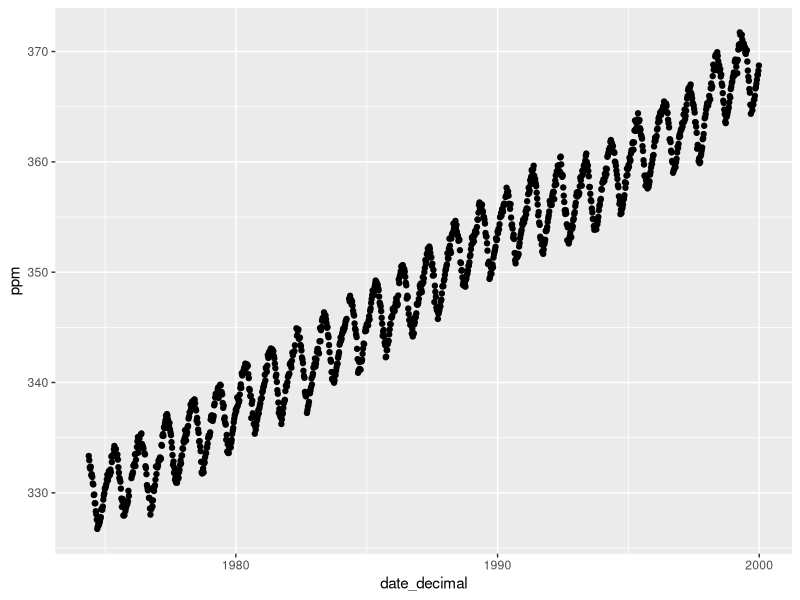
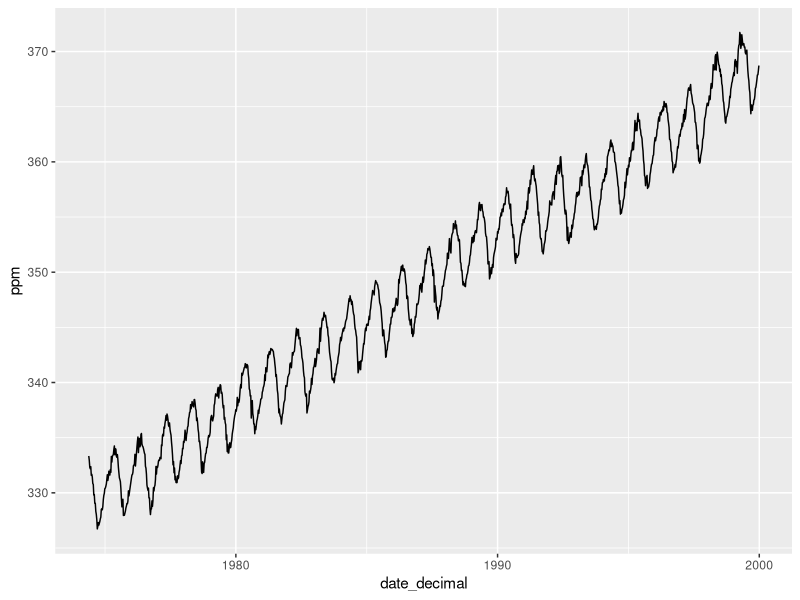
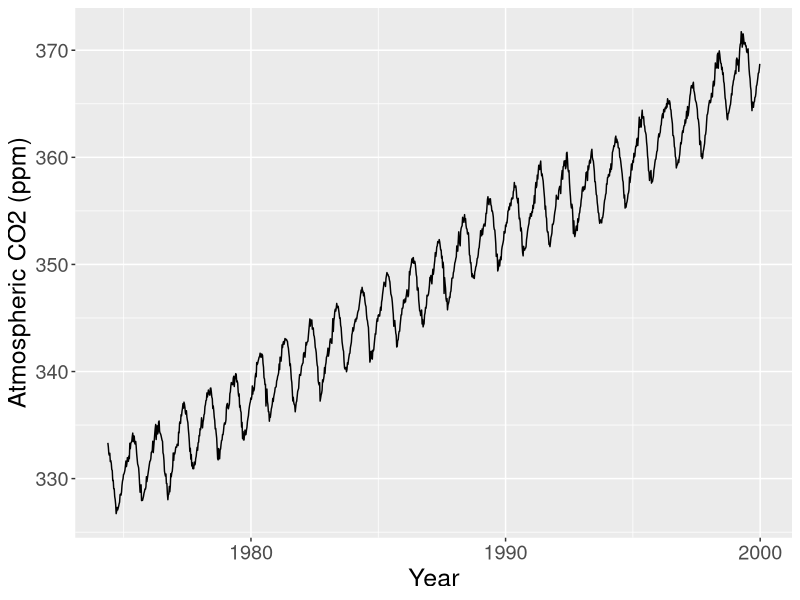
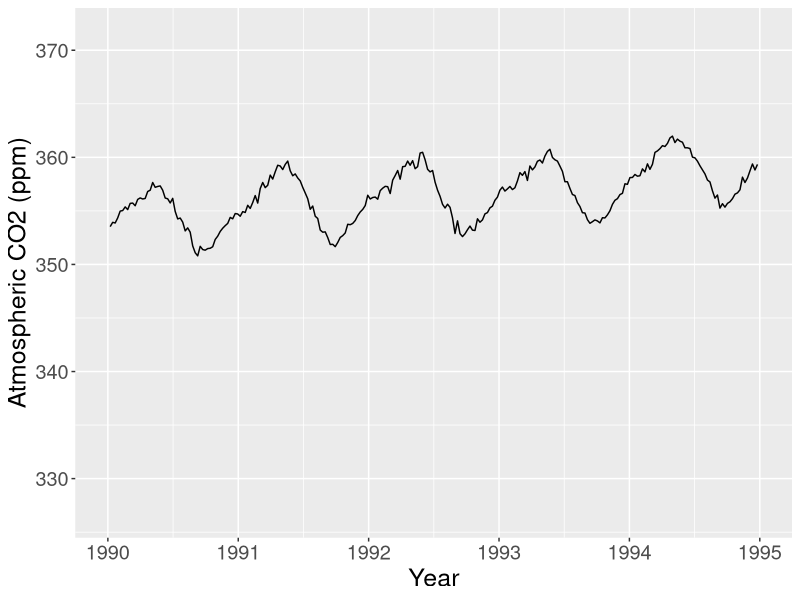
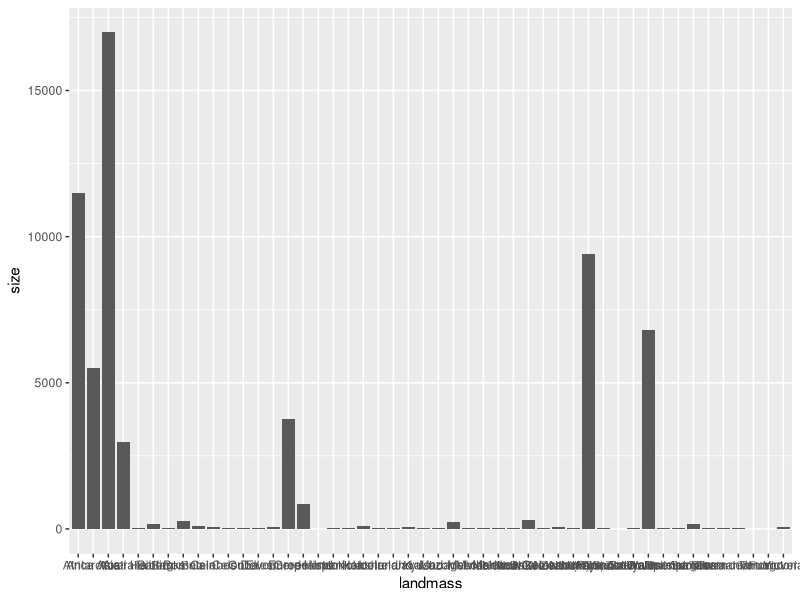
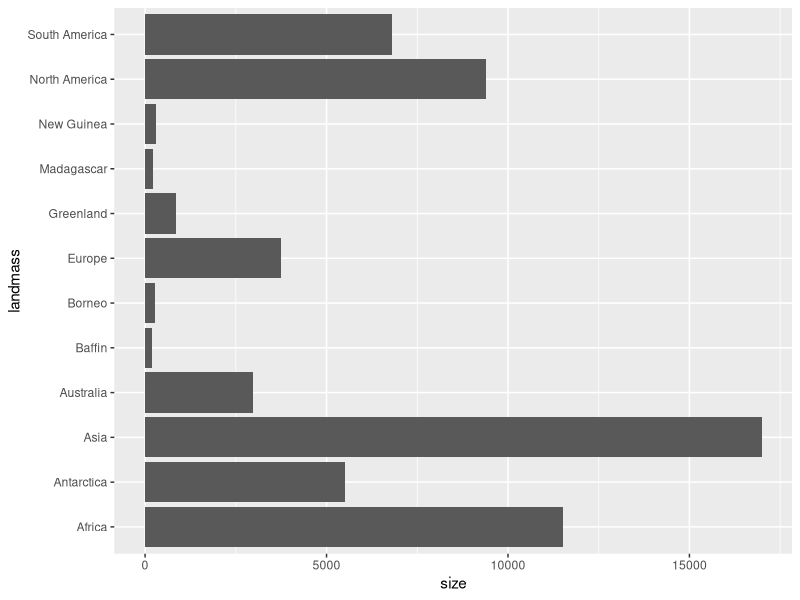
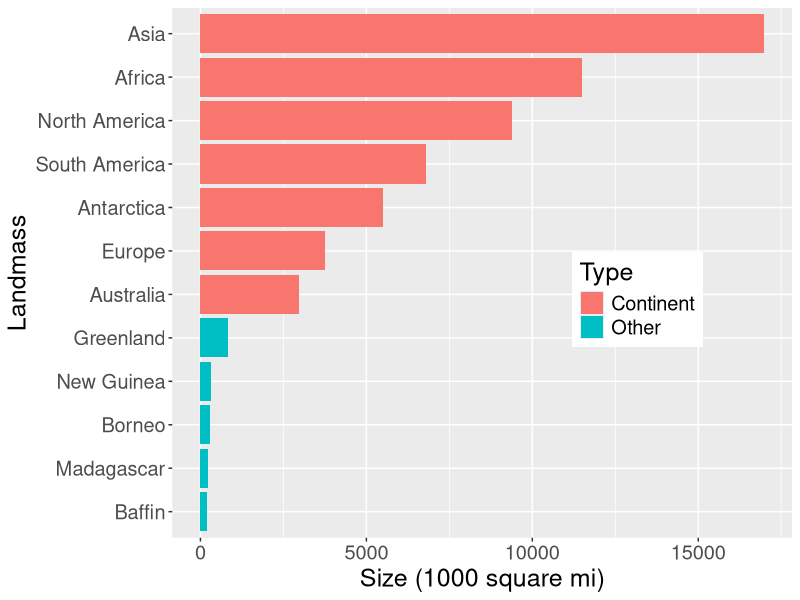
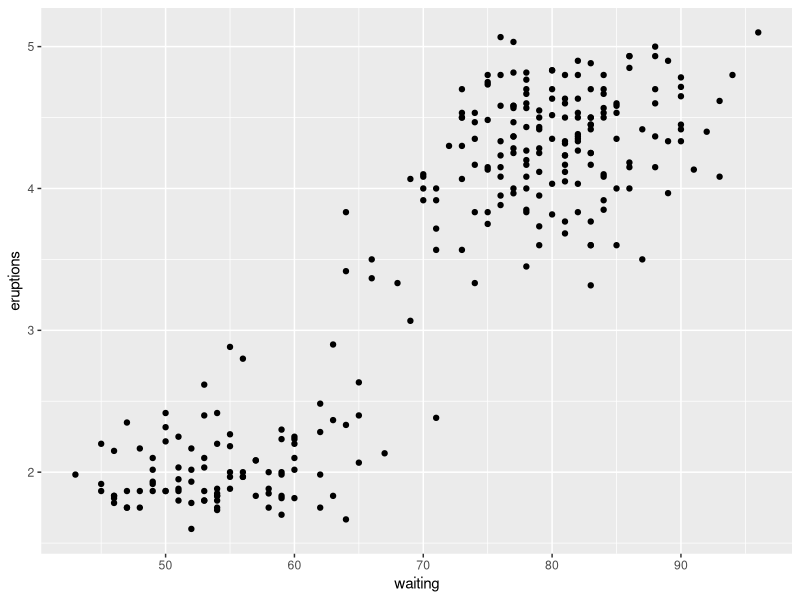

These charts were generated, in order, by the following R code:
## ---- chunk 1
library(tidyverse)
## ---- chunk 2
options(warn=-1)
## ---- chunk 3
# mauna loa carbon dioxide data 
co2_df <- read_csv("data/mauna_loa.csv") %>%
		filter(ppm > 0, date_decimal < 2000)
co2_df
## ---- chunk 4
co2_scatter <- ggplot(co2_df, aes(x = date_decimal, y = ppm)) + 
		geom_point() 
co2_scatter
## ---- chunk 5
co2_line <- ggplot(co2_df, aes(x = date_decimal, y = ppm)) + 
		geom_line() 
co2_line
## ---- chunk 6
co2_line <- ggplot(co2_df, aes(x = date_decimal, y = ppm)) + 
                   geom_line() +
                   xlab('Year') +
                   ylab('Atmospheric CO2 (ppm)') + 
                   theme(text = element_text(size = 18))
co2_line
## ---- chunk 7
co2_line <- ggplot(co2_df, aes(x = date_decimal, y = ppm)) + 
                   geom_line() +
                   xlab('Year') +
                   ylab('Atmospheric CO2 (ppm)') + 
                   scale_x_continuous(limits = c(1990, 1995)) +
                   theme(text = element_text(size = 18))
co2_line
## ---- chunk 8
# islands data 
islands_df <- read_csv("data/islands.csv")
islands_df
## ---- chunk 9
islands_bar <- ggplot(islands_df, aes(x = landmass, y = size)) + 
			geom_bar(stat = "identity")
islands_bar
## ---- chunk 10
islands_top12 <- top_n(islands_df, 12, size)
islands_bar <- ggplot(islands_top12, aes(x = landmass, y = size)) + 
		geom_bar(stat = "identity") + 
		coord_flip()
islands_bar
## ---- chunk 11
islands_top12 <- top_n(islands_df, 12, size)
continents <- c('Africa', 'Antarctica', 'Asia', 'Australia', 'Europe', 'North America', 'South America')
islands_ct <- mutate(islands_top12, is_continent = ifelse(landmass %in% continents, 'Continent', 'Other'))
islands_ct
## ---- chunk 12
islands_bar <- ggplot(islands_ct, aes(x = reorder(landmass, size), y = size, fill = is_continent)) + 
                   geom_bar(stat="identity") +
                   labs(x = 'Landmass', y = 'Size (1000 square mi)', fill = 'Type') +
                   coord_flip() +
                   theme(text = element_text(size = 18), legend.position = c(0.75, 0.45))
islands_bar
## ---- chunk 13
# old faithful eruption time / wait time data
faithful
## ---- chunk 14
faithful_scatter <- ggplot(faithful, aes(x = waiting, y = eruptions)) + 
			geom_point()  
faithful_scatter
## ---- chunk 15
faithful_scatter <- ggplot(faithful, aes(x = waiting, y = eruptions)) + 
                         geom_point() +
                         labs(x = 'Waiting Time (mins)', y = 'Eruption Duration (mins)') +
                         theme(text = element_text(size = 18))
faithful_scatter
## ---- chunk 16
# michelson morley experimental data
morley
## ---- chunk 17
morley_hist <- ggplot(morley, aes(x = Speed)) + 
		geom_histogram() 
morley_hist
## ---- chunk 18
morley_hist <- ggplot(morley, aes(x = Speed)) + 
                 geom_histogram() +
                 geom_vline(xintercept = 792.458, linetype = "dashed", size = 1.0)
morley_hist
## ---- chunk 19
morley_hist <- ggplot(morley, aes(x = Speed, fill = factor(Expt))) + 
                 geom_histogram(position = "identity", alpha = 0.5) +
                 geom_vline(xintercept = 792.458, linetype = "dashed", size = 1.0)
morley_hist
## ---- chunk 20
morley_hist <- ggplot(morley, aes(x = Speed, fill = factor(Expt))) + 
                 geom_histogram(position = "identity") +
                 facet_grid(Expt ~ .) +
                 geom_vline(xintercept = 792.458, linetype = "dashed", size = 1.0)
morley_hist
## ---- chunk 21
morley_rel <- mutate(morley, relative_accuracy = 100*( (299000 + Speed) - 299792.458 ) / (299792.458))
morley_hist <- ggplot(morley_rel, aes(x = relative_accuracy, fill = factor(Expt))) + 
                 geom_histogram(position = "identity") +
                 facet_grid(Expt ~ .) +
                 geom_vline(xintercept = 0, linetype = "dashed", size = 1.0) + 
                 labs(x = 'Relative Accuracy (%)', y = '# Measurements', fill = 'Experiment ID') + 
                 theme(text = element_text(size = 18))
morley_hist
## ---- chunk 22
library(svglite) #we need this to save SVG files
faithful_plot <- ggplot(data = faithful, aes(x = waiting, y = eruptions))+
  geom_point()

faithful_plot

ggsave('faithful_plot.png', faithful_plot)
ggsave('faithful_plot.jpg', faithful_plot)
ggsave('faithful_plot.bmp', faithful_plot)
ggsave('faithful_plot.tiff', faithful_plot)
ggsave('faithful_plot.svg', faithful_plot)

print(paste("PNG filesize: ", file.info('faithful_plot.png')['size'] / 1000000, "MB"))
print(paste("JPG filesize: ", file.info('faithful_plot.jpg')['size'] / 1000000, "MB"))
print(paste("BMP filesize: ", file.info('faithful_plot.bmp')['size'] / 1000000, "MB"))
print(paste("TIFF filesize: ", file.info('faithful_plot.tiff')['size'] / 1000000, "MB"))
print(paste("SVG filesize: ", file.info('faithful_plot.svg')['size'] / 1000000, "MB"))
